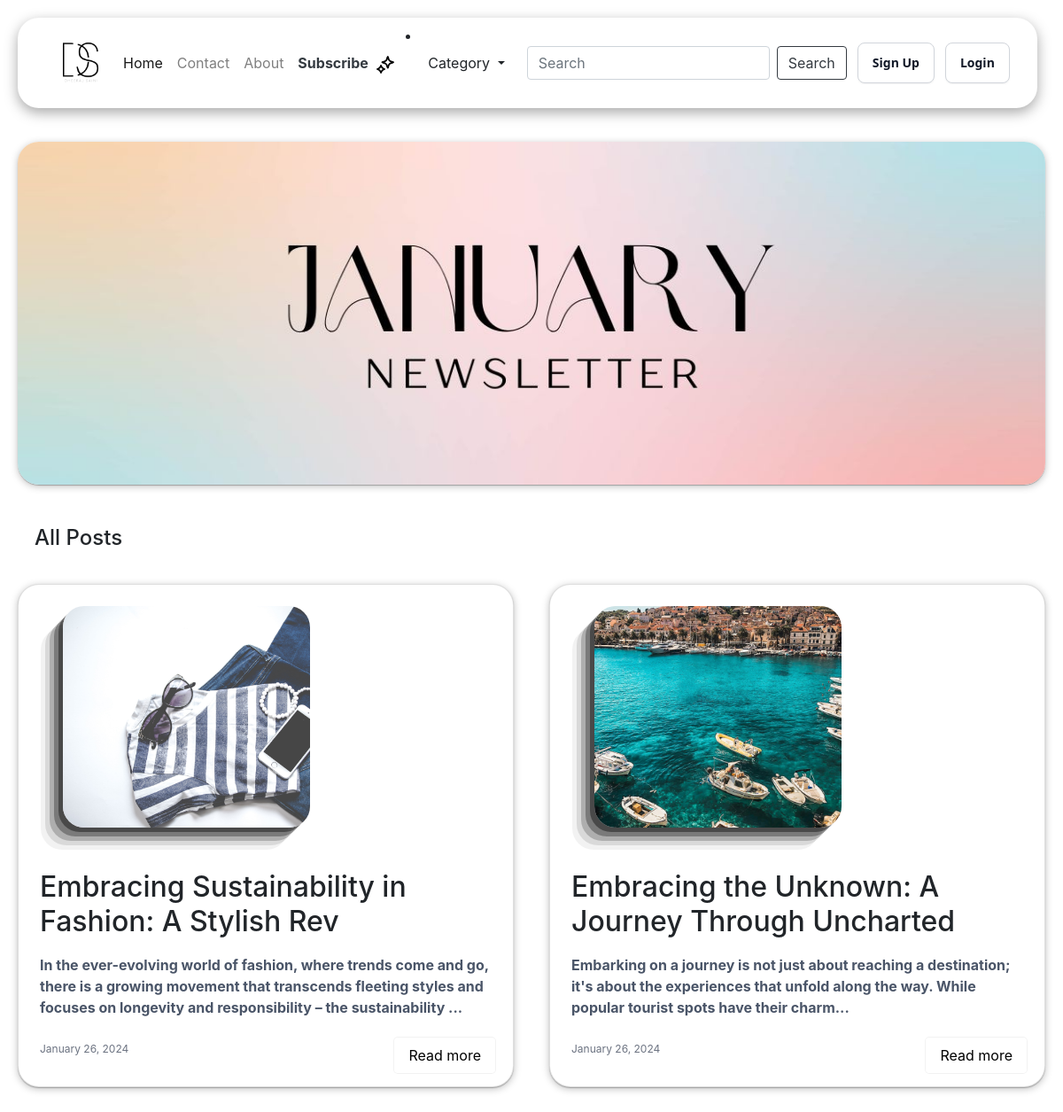
The app's page /category/2/ with its own data.
### members/models.py (models this page shows)
class Blog(models.Model):
  id  = models.AutoField(primary_key=True)
  cardTitle = models.CharField(max_length=50)
  cardDescription = models.CharField(max_length=200)
  lastUpdated = models.DateTimeField(auto_now_add=True)
  cardImage = models.ImageField(upload_to='images')
  content = RichTextField(blank=True)
  blog_cat = models.ForeignKey(Category, on_delete=models.CASCADE)
  published_at = models.DateTimeField(auto_now_add=True, null=True)
  views = models.BigIntegerField(default=0)
  likesCount = models.BigIntegerField(default=0)
  def __str__(self):
    return self.cardTitle

### members/views.py (the view)
# urls.py: path('category/<str:cat_id>/', views.category, name="category"),
def category(request, cat_id):
    blogs = Blog.objects.all().filter(blog_cat=cat_id)
    category_obj = Category.objects.get(id=cat_id)
    print(blogs)
    return render(request, "category.html", {"blogs": blogs, "cat_name": category_obj.name })

### members/templates/category.html
  {% include 'cards.html' with blog=blogs %}

### members/templates/cards.html (shortened to what this page needs)
{%extends "_base.html"%}
{% block content %}
{% include 'carousel.html' %}
<div class="container mt-3 ml-1">
  <h4>All Posts</h4>
</div>
{% for blog in blogs %}
<div class="card">
  <img class="img"
    src="/members/{{ blog.cardImage.url }}"
    alt="{{ blog.cardTitle }}"
  />
  <div class="card-content">
    <h2>{{blog.cardTitle}}</h2>
    <p class="card-description">
      {{blog.cardDescription}}
    </p>
    <small>{{ blog.published_at|date:"F d, Y" }}</small>
  </div>
  <a href="{% url 'details' blog.id %}" class="read  rounded " style="position: absolute; bottom: 15px; right: 20px;">Read more</a>
</div>
{% endfor %}
  {% endblock content%}

### members/templates/_base.html (style rules this page uses)
body { display: flex; flex-wrap: wrap; gap: 30px; align-items: center; justify-content: space-between; align-items: flex-start; padding: 20px; max-width: 1200px; margin: 0 auto; }
.card { display: flex; flex-direction: column; border-radius: 24px; background-color: #ffffff; box-shadow: rgba(0, 0, 0, 0.25) 0px 0.0625em 0.0625em, rgba(0, 0, 0, 0.25) 0px 0.125em 0.5em, rgba(255, 255, 255, 0.1) 0px 0px 0px 1px inset; flex: 0 0 calc(50% - 20px); margin-bottom: 20px; }
.card img { box-shadow: rgba(0, 0, 0, 0.4) -5px 5px, rgba(0, 0, 0, 0.3) -10px 10px, rgba(0, 0, 0, 0.2) -15px 15px, rgba(0, 0, 0, 0.1) -20px 20px, rgba(0, 0, 0, 0.05) -25px 25px; height: 250px; width: 50%; margin-left: 50px; margin-top: 24px; margin-bottom: 24px; border-radius: 24px 24px 24px 24px; object-fit: cover ; }
.card-content { flex: 1; justify-content: start; padding: 1.5rem; }
.card p { margin-bottom: 1rem; font-size: 1rem; color: #4a5568; }
.card small { font-size: 0.75rem; color: #6b7280; }
.card-description { font-weight: bold; padding-top: 10px; padding-bottom: 5px; }
.read { color: black; border-radius: 5px; padding: 0.5rem 1rem; box-shadow: rgba(0, 0, 0, 0.05) 0px 0px 0px 1px; }
.main-body { background-color: white; }

### records on screen
Blog: cardImage (picture), cardTitle "Embracing Sustainability in Fashion: A Stylish Rev", cardDescription "In the ever-evolving world of fashion, where trends come and go, there is a growing movement that transcends fleeting styles and focuses on longevity and responsibility – the sustainability ...", published_at "January 26, 2024"
Blog: cardImage (picture), cardTitle "Embracing the Unknown: A Journey Through Uncharted", cardDescription "Embarking on a journey is not just about reaching a destination; it's about the experiences that unfold along the way. While popular tourist spots have their charm...", published_at "January 26, 2024"
